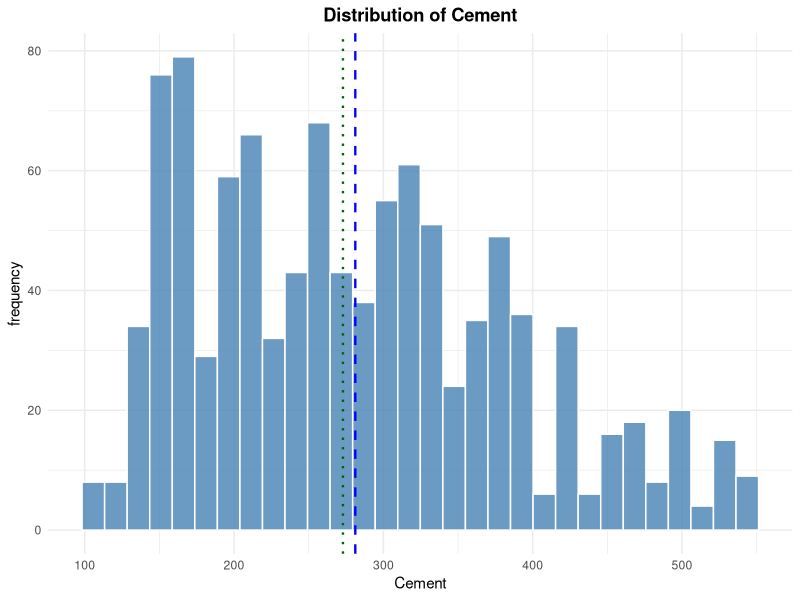
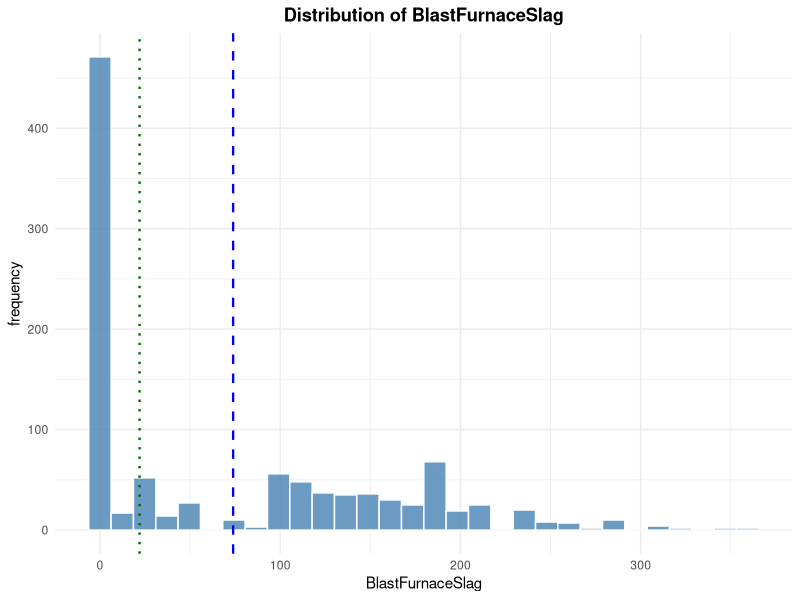
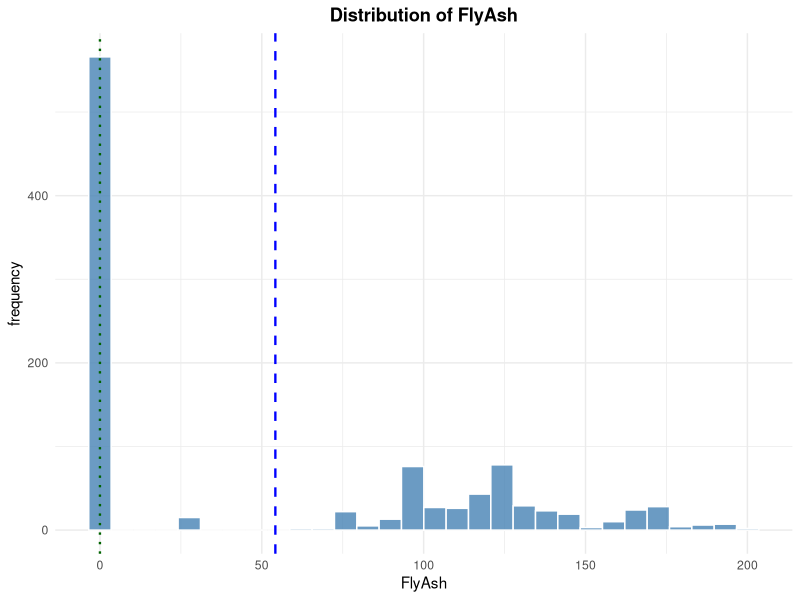
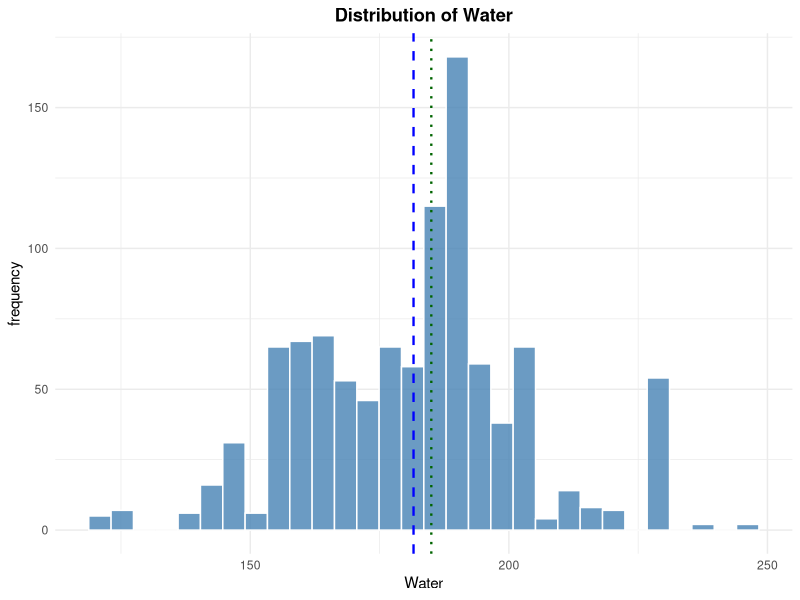
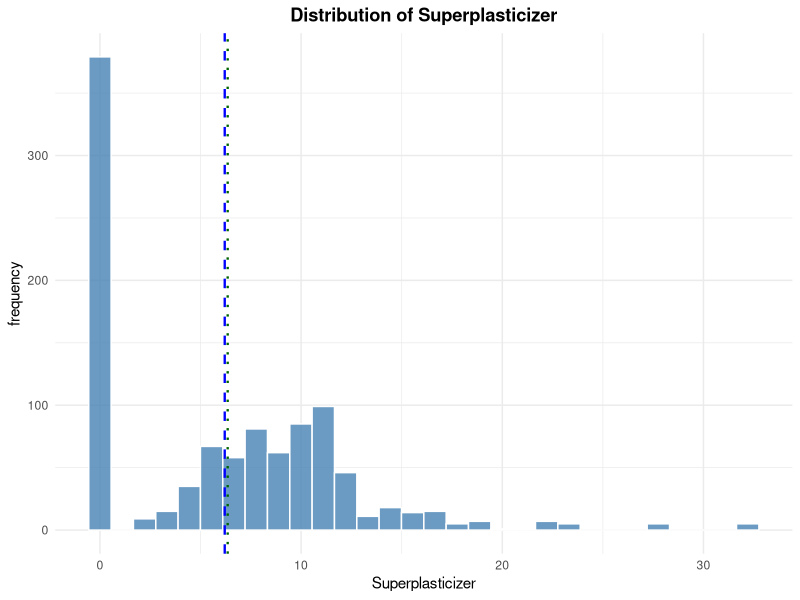
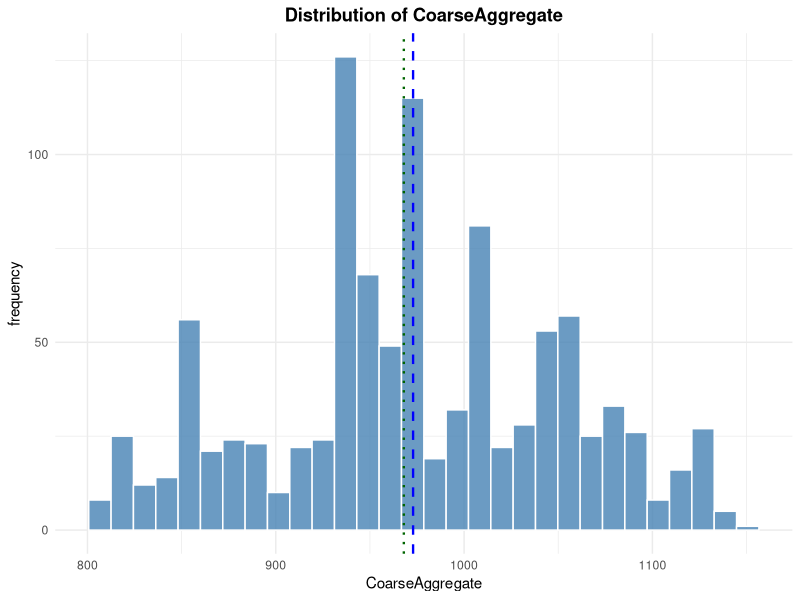
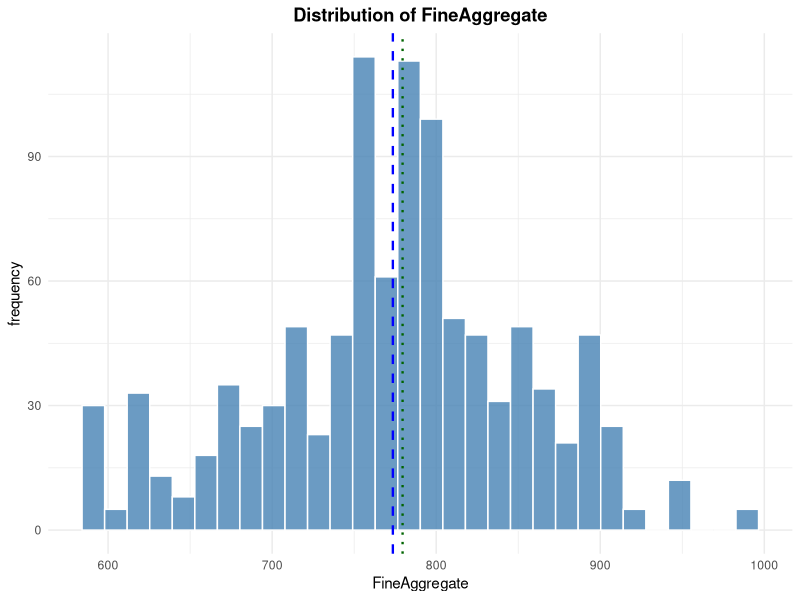
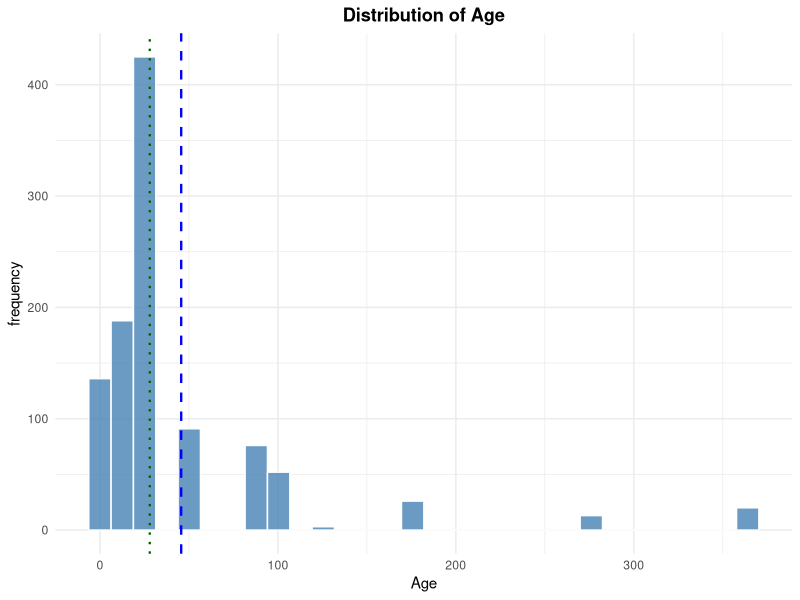

Write the R code that produced these figures, in order.
## ---- chunk 1

required_packages <- c(
  "tidyverse",
  "glmnet",
  "knitr",
  "kableExtra",
  "car",
  "readxl",
  "corrplot",
  "patchwork"
)
missing_packages <- required_packages[
  !vapply(required_packages, requireNamespace, logical(1), quietly = TRUE)
]
if (length(missing_packages)) {
  stop("Install the required packages before rendering: ",
       paste(missing_packages, collapse = ", "))
}

library(tidyverse)
library(glmnet)
library(knitr)
library(car)
library(kableExtra)
library(readxl)
library(ggplot2)
library(dplyr)
library(tidyr)
library(corrplot)


seeds <- list(
  split = 240200L,
  cv = 240300L,
  features = 240400L
)

## ---- chunk 2

split_rows <- function(n, train_prop = 0.80, seed) {
  stopifnot(n >= 10L, train_prop > 0, train_prop < 1)
  set.seed(seed)
  train <- sort(sample.int(n, floor(train_prop * n), replace = FALSE))
  list(train = train, test = setdiff(seq_len(n), train))
}

fit_scaler <- function(x, tol = 1e-12) {
  x <- as.matrix(x)
  center <- colMeans(x)
  centered <- sweep(x, 2L, center, "-")
  scale <- sqrt(colMeans(centered^2))
  keep <- is.finite(scale) & scale > tol
  if (!any(keep)) stop("No nonconstant training predictor remains.")
  list(
    center = center[keep],
    scale = scale[keep],
    keep = keep,
    dropped = colnames(x)[!keep]
  )
}

apply_scaler <- function(x, prep) {
  x <- as.matrix(x)[, prep$keep, drop = FALSE]
  x <- sweep(x, 2L, prep$center, "-")
  sweep(x, 2L, prep$scale, "/")
}

make_foldid <- function(n, k = 5L, seed) {
  if (k < 3L || k > n) stop("Require 3 <= k <= number of training rows.")
  set.seed(seed)
  sample(rep(seq_len(k), length.out = n))
}

render_table <- function(df, caption, align = NULL) {
  if (is.null(align)) {
    align <- paste(rep("c", ncol(df)), collapse = "")
  }

  kbl(
    df,
    caption = caption,
    booktabs = TRUE,
    align = align
  ) |>
    kable_styling(
      latex_options = c("hold_position", "striped"),
      position = "center",
      full_width = FALSE,
      font_size = 10
    ) |>
    row_spec(0, bold = TRUE)
}

plot_histogram <- function(data, title, x_title, y_title) { 
  plot <- ggplot(
    data.frame(Value = data), 
    aes(x = Value)
  ) + 
    geom_histogram(
      bins = 30, 
      fill = "steelblue", 
      color = "white", 
      alpha = 0.8 
    ) + 
    geom_vline(
      xintercept = mean(data, na.rm = TRUE), 
      color = "blue", 
      linetype = "dashed", 
      linewidth = 0.8
    ) + 
    geom_vline(
      xintercept = median(data, na.rm = TRUE), 
      color = "darkgreen", 
      linetype = "dotted", 
      linewidth = 0.8
    ) + 
    labs(
      title = title, 
      x = x_title, 
      y = y_title
    ) + 
    theme_minimal(base_size = 11) + 
    theme(
      plot.title = element_text(
        hjust = 0.5, 
        face = "bold"
      )
    ) 
  
  return(plot) 
}

ols_stepwise_regression <- function(x_train,
                                    y_train,
                                    direction = "both") {
  
  df <- as.data.frame(x_train)
  df$y <- y_train
  
  full_model <- lm(
    y ~ .,
    data = df
  )
  
  best_model <- step(
    full_model,
    direction = direction,
    trace = 0
  )
  
  return (best_model)
}

fit_cv_glmnet <- function(x, y, alpha, foldid) {
  glmnet::cv.glmnet(
    x = x,
    y = y,
    family = "gaussian",
    alpha = alpha,
    foldid = foldid,
    standardize = TRUE,
    intercept = TRUE,
    type.measure = "mse"
  )
}

regression_metrics <- function(actual, predicted) {
  
  actual <- as.numeric(actual)
  predicted <- as.numeric(predicted)
  
  rmse <- sqrt(
    mean((actual - predicted)^2)
  )
  
  mae <- mean(
    abs(actual - predicted)
  )
  
  r2 <- 1 - (
    sum((actual - predicted)^2) /
    sum((actual - mean(actual))^2)
  )
  
  data.frame(
    RMSE = rmse,
    MAE = mae,
    R2 = r2
  )
}

## ---- chunk 3
raw_data <- read_excel("Concrete_Data.xls")
old_column_names <- names(raw_data)
new_column_names <- c("Cement",
                      "BlastFurnaceSlag",
                      "FlyAsh",
                      "Water",
                      "Superplasticizer",
                      "CoarseAggregate",
                      "FineAggregate",
                      "Age",
                      "Strength")
names(raw_data) <- new_column_names

response <- "Strength"
predictors <- setdiff(names(raw_data), response)

# Basic structure
dim(raw_data)
# Missing values
colSums(is.na(raw_data))

## ---- chunk 4

for (name in new_column_names){
  print(plot_histogram(raw_data[[name]], 
                       paste("Distribution of", name), 
                       name,
                       "frequency"))
}

## ---- chunk 5
# Desired variable order: predictors first, Strength last
variable_order <- c(predictors, "Strength")

# Calculate mean and median for each variable
summary_stats <- raw_data %>%
  pivot_longer(
    cols = everything(),
    names_to = "Variable",
    values_to = "Value"
  ) %>%
  mutate(
    Variable = factor(Variable, levels = variable_order)
  ) %>%
  group_by(Variable) %>%
  summarise(
    Mean = mean(Value, na.rm = TRUE),
    Median = median(Value, na.rm = TRUE),
    .groups = "drop"
  )

# Histogram
raw_data %>%
  pivot_longer(
    cols = everything(),
    names_to = "Variable",
    values_to = "Value"
  ) %>%
  mutate(
    Variable = factor(Variable, levels = variable_order)
  ) %>%
  ggplot(aes(x = Value)) +
  geom_histogram(
    bins = 30,
    fill = "steelblue",
    color = "white",
    alpha = 0.8
  ) +
  geom_vline(
    data = summary_stats,
    aes(xintercept = Mean, color = "Mean"),
    linetype = "dashed",
    linewidth = 0.6
  ) +
  geom_vline(
    data = summary_stats,
    aes(xintercept = Median, color = "Median"),
    linetype = "dotted",
    linewidth = 0.6
  ) +
  facet_wrap(
    ~ Variable,
    scales = "free",
    ncol = 2
  ) +
  scale_color_manual(
    name = NULL,
    values = c(
      "Mean" = "blue",
      "Median" = "darkgreen"
    )
  ) +
  labs(
    title = "Distribution of Variables",
    x = NULL,
    y = "Frequency"
  ) +
  theme_minimal(base_size = 12) +
  theme(
    plot.title = element_text(
      hjust = 0.5,
      face = "bold",
      size = 16
    ),
    strip.text = element_text(
      size = 12,
      face = "bold"
    ),
    axis.text = element_text(size = 10),
    legend.position = "bottom"
  )

# Box plot
raw_data %>%
  pivot_longer(
    cols = everything(),
    names_to = "Variable",
    values_to = "Value"
  ) %>%
  mutate(
    Variable = factor(Variable, levels = variable_order)
  ) %>%
  ggplot(aes(x = "", y = Value)) +
  geom_boxplot() +
  facet_wrap(
    ~ Variable,
    scales = "free",
    ncol = 3
  ) +
  labs(
    title = "Boxplots of Variables",
    x = NULL,
    y = NULL
  ) +
  theme_minimal() +
  theme(
    axis.text.x = element_blank(),
    axis.ticks.x = element_blank(),
    strip.text = element_text(face = "bold")
  )
## ---- chunk 6
raw_data %>%
  pivot_longer(
    cols = all_of(predictors),
    names_to = "Predictor",
    values_to = "Value"
  ) %>%
  mutate(
    Predictor = factor(Predictor, levels = predictors)
  )%>%
  ggplot(aes(x = Value, y = Strength)) +
  geom_point(alpha = 0.35) +
  geom_smooth(
    method = "loess",
    se = FALSE
  ) +
  facet_wrap(
    ~ Predictor,
    scales = "free_x",
    ncol = 3
  ) +
  labs(
    title = "Relationships Between Predictors and Concrete Strength",
    x = NULL,
    y = "Concrete Compressive Strength (MPa)"
  ) +
  theme_minimal()
## ---- chunk 7

library(corrplot)

# -----------------------------------
# 1. Correlation among all variables
# -----------------------------------

numeric_variables <- names(raw_data)[
  sapply(raw_data, is.numeric)
]

cor_matrix <- cor(
  raw_data[numeric_variables],
  use = "pairwise.complete.obs",
  method = "pearson"
)

# Numerical correlation matrix
round(cor_matrix, 2)

## ---- chunk 8
# -----------------------------------
# 3. Correlation with Strength
# -----------------------------------

strength_cor <- cor_matrix[predictors, "Strength"]

data.frame(
  Predictor = predictors,
  Correlation_with_Strength = round(strength_cor, 2)
)
# -----------------------------------
# 2. Correlation heatmap
# -----------------------------------


corrplot(
  cor_matrix,
  method = "color",
  type = "upper",
  order = "hclust",
  addCoef.col = "black",
  tl.col = "black",
  tl.srt = 45,
  number.cex = 0.7
)

## ---- chunk 9

split <- split_rows(
    n = nrow(raw_data),
    train_prop = 0.80,
    seed = seeds$split
)

train_id <- split$train
test_id <- split$test

stopifnot(
    length(intersect(train_id, test_id)) == 0L
)

train_data <- raw_data[train_id, , drop=FALSE]
test_data  <- raw_data[test_id, , drop = FALSE]


## ---- chunk 10

iqr_outlier_summary <- function(x) {

  q1 <- unname(quantile(x, 0.25, na.rm = TRUE))
  q3 <- unname(quantile(x, 0.75, na.rm = TRUE))
  iqr <- q3 - q1

  lower <- q1 - 1.5 * iqr
  upper <- q3 + 1.5 * iqr

  outlier_flag <- x < lower | x > upper

  c(
    Lower_Bound = lower,
    Upper_Bound = upper,
    Number_of_Outliers = sum(outlier_flag, na.rm = TRUE),
    Percentage = mean(outlier_flag, na.rm = TRUE) * 100
  )
}

outlier_summary <- do.call(
  rbind,
  lapply(train_data, iqr_outlier_summary)
)

outlier_summary <- as.data.frame(outlier_summary)
outlier_summary$Variable <- rownames(outlier_summary)
rownames(outlier_summary) <- NULL

outlier_summary <- outlier_summary[
  , c(
    "Variable",
    "Lower_Bound",
    "Upper_Bound",
    "Number_of_Outliers",
    "Percentage"
  )
]
outlier_summary$Lower_Bound <- round(outlier_summary$Lower_Bound, 2)
outlier_summary$Upper_Bound <- round(outlier_summary$Upper_Bound, 2)
outlier_summary$Percentage <- round(outlier_summary$Percentage, 2)

outlier_summary
## ---- chunk 11
library(patchwork)

compare_transform <- function(data, raw_var, transformed_var, transformed_name) {

  # Original variable
  p_raw <- ggplot(
    data,
    aes(x = .data[[raw_var]], y = Strength)
  ) +
    geom_point(alpha = 0.3) +
    geom_smooth(
      method = "lm",
      se = FALSE,
      color = "red",
      linewidth = 0.8
    ) +
    geom_smooth(
      method = "loess",
      se = FALSE,
      color = "blue",
      linewidth = 0.8
    ) +
    labs(
      title = paste("Original:", raw_var),
      x = raw_var,
      y = "Concrete Compressive Strength (MPa)"
    ) +
    theme_minimal(base_size = 11) +
    theme(
      plot.title = element_text(
        hjust = 0.5,
        face = "bold"
      )
    )

  # Transformed variable
  temp_data <- data
  temp_data$Transformed <- transformed_var

  p_trans <- ggplot(
    temp_data,
    aes(x = Transformed, y = Strength)
  ) +
    geom_point(alpha = 0.3) +
    geom_smooth(
      method = "lm",
      se = FALSE,
      color = "red",
      linewidth = 0.8
    ) +
    geom_smooth(
      method = "loess",
      se = FALSE,
      color = "blue",
      linewidth = 0.8
    ) +
    labs(
      title = paste("Transformed:", transformed_name),
      x = transformed_name,
      y = "Concrete Compressive Strength (MPa)"
    ) +
    theme_minimal(base_size = 11) +
    theme(
      plot.title = element_text(
        hjust = 0.5,
        face = "bold"
      )
    )

  # Combine plots
  combined_plot <- p_raw + p_trans +
    plot_annotation(
      title = paste(
        "Effect of Transformation:",
        raw_var
      ),
      subtitle = "Red: Linear fit | Blue: LOESS smooth",
      theme = theme(
        plot.title = element_text(
          hjust = 0.5,
          face = "bold",
          size = 14
        ),
        plot.subtitle = element_text(
          hjust = 0.5,
          size = 10
        )
      )
    )

  return(combined_plot)
}

# Age
print(
  compare_transform(
    train_data,
    "Age",
    log(train_data$Age),
    "log(Age)"
  )
)

## ---- chunk 12

age_comparison <- data.frame(
  Form = c("Age", "log(Age)"),
  Correlation_with_Strength = c(
    cor(train_data$Age, train_data$Strength),
    cor(log(train_data$Age), train_data$Strength)
  )
)
age_comparison
## ---- chunk 13

train_clean <- train_data %>%
  mutate(
    # Transformation supported by EDA
    LogAge = log(Age),

    # Zero-presence indicators
    SlagPresent = as.integer(BlastFurnaceSlag > 0),
    FlyAshPresent = as.integer(FlyAsh > 0),
    SuperplasticizerPresent =
      as.integer(Superplasticizer > 0)
  ) %>%
  select(-Age)

test_clean <- test_data %>%
  mutate(
    LogAge = log(Age),

    SlagPresent = as.integer(BlastFurnaceSlag > 0),
    FlyAshPresent = as.integer(FlyAsh > 0),
    SuperplasticizerPresent =
      as.integer(Superplasticizer > 0)
  ) %>%
  select(-Age)

clean_predictors <- setdiff(
  names(train_clean),
  response
)

x_train_raw <- as.matrix(
  train_clean[, clean_predictors, drop = FALSE]
)
x_test_raw <- as.matrix(
  test_clean[, clean_predictors, drop = FALSE]
)
# Keep response on the original MPa scale
y_train <- train_clean[[response]]
y_test <- test_clean[[response]]


foldid <- make_foldid(
  n = nrow(train_clean),
  k = 5L,
  seed = seeds$cv
)

## ---- chunk 14

# Full model using the cleaned and engineered training data
vif_model <- lm(
  Strength ~ .,
  data = train_clean
)

vif_values <- car::vif(vif_model)

vif_table <- data.frame(
  Predictor = names(vif_values),
  VIF = as.numeric(vif_values)
)

vif_table <- vif_table[
  order(-vif_table$VIF),
]

vif_table$VIF <- round(
  vif_table$VIF,
  2
)

vif_table$Assessment <- cut(
  vif_table$VIF,
  breaks = c(-Inf, 5, 10, Inf),
  labels = c(
    "Acceptable",
    "High",
    "Very High"
  )
)

render_table(
  vif_table,
  caption = "Variance Inflation Factor (VIF) of Candidate Predictors"
)
## ---- chunk 15

full_step_model <- lm(
  Strength ~ .,
  data = train_clean
)

stepwise_model <- step(
  full_step_model,
  direction = "both",
  trace = 0
)

all_predictors <- setdiff(
  names(train_clean),
  response
)

selected_predictors <- names(
  coef(stepwise_model)
)[-1]

selection_table <- data.frame(
  Predictor = all_predictors,
  Selected = ifelse(
    all_predictors %in% selected_predictors,
    "Yes",
    "No"
  )
)

render_table(
  selection_table,
  caption = "Feature Selection Results from Stepwise AIC"
)
## ---- chunk 16

ols_model <- lm(
  Strength ~ .,
  data = train_clean
)

ols_summary <- summary(ols_model)$coefficients

p_values <- ols_summary[, "Pr(>|t|)"]

ols_coef <- data.frame(
  Predictor = rownames(ols_summary),
  Coefficient = round(ols_summary[, "Estimate"], 4),
  P_value = ifelse(
    p_values < 0.001,
    "< 0.001",
    sprintf("%.4f", p_values)
  )
)

rownames(ols_coef) <- NULL

render_table(
  ols_coef,
  caption = "OLS Baseline Model Coefficients"
)

par(mfrow = c(2, 2))
plot(ols_model)

## ---- chunk 17

ridge_cv <- fit_cv_glmnet(
  x = x_train_raw,
  y = y_train,
  alpha = 0,
  foldid = foldid
)

ridge_coef <- data.frame(
  Predictor = rownames(as.matrix(
    coef(ridge_cv, s = "lambda.min")
  )),
  Coefficient = as.numeric(
    coef(ridge_cv, s = "lambda.min")
  )
)

ridge_coef$Coefficient <- round(
  ridge_coef$Coefficient,
  4
)

render_table(
  ridge_coef,
  caption = "Ridge Regression Coefficients"
)

## ---- chunk 18

lasso_cv <- fit_cv_glmnet(
  x = x_train_raw,
  y = y_train,
  alpha = 1,
  foldid = foldid
)

lasso_coef <- data.frame(
  Predictor = rownames(as.matrix(
    coef(lasso_cv, s = "lambda.min")
  )),
  Coefficient = as.numeric(
    coef(lasso_cv, s = "lambda.min")
  )
)

lasso_coef$Coefficient <- round(
  lasso_coef$Coefficient,
  4
)

render_table(
  lasso_coef,
  caption = "Lasso Regression Coefficients"
)

## ---- chunk 19

alpha_grid <- seq(
  0.1,
  0.9,
  by = 0.1
)

elastic_results <- lapply(
  alpha_grid,
  function(alpha) {
    
    cv_fit <- fit_cv_glmnet(
      x = x_train_raw,
      y = y_train,
      alpha = alpha,
      foldid = foldid
    )
    
    data.frame(
      alpha = alpha,
      lambda = cv_fit$lambda.min,
      cv_mse = min(cv_fit$cvm)
    )
  }
)

elastic_results <- do.call(
  rbind,
  elastic_results
)

best_elastic <- elastic_results[
  which.min(elastic_results$cv_mse),
]

best_elastic

elastic_cv <- fit_cv_glmnet(
  x = x_train_raw,
  y = y_train,
  alpha = best_elastic$alpha,
  foldid = foldid
)

elastic_coef <- data.frame(
  Predictor = rownames(as.matrix(
    coef(elastic_cv, s = "lambda.min")
  )),
  Coefficient = as.numeric(
    coef(elastic_cv, s = "lambda.min")
  )
)

elastic_coef$Coefficient <- round(
  elastic_coef$Coefficient,
  4
)

render_table(
  elastic_coef,
  caption = "Elastic Net Regression Coefficients"
)

## ---- chunk 20

ols_pred <- predict(
  ols_model,
  newdata = test_clean
)

ols_metrics <- regression_metrics(
  actual = y_test,
  predicted = ols_pred
)

ridge_pred <- predict(
  ridge_cv,
  newx = x_test_raw,
  s = "lambda.min"
)

ridge_metrics <- regression_metrics(
  actual = y_test,
  predicted = ridge_pred
)

lasso_pred <- predict(
  lasso_cv,
  newx = x_test_raw,
  s = "lambda.min"
)

lasso_metrics <- regression_metrics(
  y_test,
  lasso_pred
)

elastic_pred <- predict(
  elastic_cv,
  newx = x_test_raw,
  s = "lambda.min"
)

elastic_metrics <- regression_metrics(
  actual = y_test,
  predicted = elastic_pred
)

evaluation_table <- data.frame(
  Model = c(
    "OLS",
    "Ridge",
    "Lasso",
    "Elastic Net"
  ),
  RMSE = c(
    ols_metrics$RMSE,
    ridge_metrics$RMSE,
    lasso_metrics$RMSE,
    elastic_metrics$RMSE
  ),
  MAE = c(
    ols_metrics$MAE,
    ridge_metrics$MAE,
    lasso_metrics$MAE,
    elastic_metrics$MAE
  ),
  R2 = c(
    ols_metrics$R2,
    ridge_metrics$R2,
    lasso_metrics$R2,
    elastic_metrics$R2
  )
)

evaluation_table$RMSE <- round(evaluation_table$RMSE, 4)
evaluation_table$MAE <- round(evaluation_table$MAE, 4)
evaluation_table$R2 <- round(evaluation_table$R2, 4)

render_table(
  evaluation_table,
  caption = "Test Set Performance Comparison"
)

## ---- chunk 21

data(ToothGrowth)

ToothGrowth$supp <- as.factor(ToothGrowth$supp)
ToothGrowth$dose <- as.factor(ToothGrowth$dose)

## ---- chunk 22
# Calculate an overall description of the continuous response.
tooth_overall_summary <- data.frame(
  N = nrow(ToothGrowth),
  Mean = mean(ToothGrowth$len),
  Median = median(ToothGrowth$len),
  Variance = var(ToothGrowth$len),
  SD = sd(ToothGrowth$len),
  Minimum = min(ToothGrowth$len),
  Maximum = max(ToothGrowth$len)
) |>
  mutate(across(where(is.numeric), ~ round(.x, 3)))

render_table(
  tooth_overall_summary,
  caption = "Overall Descriptive Statistics for Odontoblast Length"
)
## ---- chunk 23
# Summarise each of the six treatment combinations separately.
tooth_cell_summary <- ToothGrowth |>
  group_by(supp, dose) |>
  summarise(
    N = n(),
    Mean = mean(len),
    Median = median(len),
    Variance = var(len),
    SD = sd(len),
    .groups = "drop"
  ) |>
  mutate(across(c(Mean, Median, Variance, SD), ~ round(.x, 3))) |>
  rename(Supplement = supp, Dose = dose)

render_table(
  tooth_cell_summary,
  caption = "Odontoblast Length by Supplement and Dose"
)
## ---- chunk 24
# Box plots retain the individual dose groups and make within-cell spread visible.
tooth_boxplot <- ggplot(
  ToothGrowth,
  aes(x = dose, y = len, fill = supp)
) +
  geom_boxplot(position = position_dodge(width = 0.8), alpha = 0.80) +
  labs(
    title = "Odontoblast Length by Dose and Supplement",
    x = "Vitamin C dose (mg/day)",
    y = "Odontoblast length",
    fill = "Supplement"
  ) +
  theme_minimal(base_size = 11) +
  theme(plot.title = element_text(hjust = 0.5, face = "bold"))

print(tooth_boxplot)

# Non-parallel mean profiles are visual evidence of a possible interaction.
tooth_interaction_plot <- ggplot(
  ToothGrowth,
  aes(x = dose, y = len, colour = supp, group = supp)
) +
  stat_summary(fun = mean, geom = "line", linewidth = 0.9) +
  stat_summary(fun = mean, geom = "point", size = 2.8) +
  labs(
    title = "Interaction Plot of Cell Means",
    x = "Vitamin C dose (mg/day)",
    y = "Mean odontoblast length",
    colour = "Supplement"
  ) +
  theme_minimal(base_size = 11) +
  theme(plot.title = element_text(hjust = 0.5, face = "bold"))

print(tooth_interaction_plot)

# Faceting the histogram allows the overall response distributions to be
# compared between delivery methods without treating dose as continuous.
tooth_histogram <- ggplot(
  ToothGrowth,
  aes(x = len, fill = supp)
) +
  geom_histogram(bins = 10, colour = "white", alpha = 0.80) +
  facet_wrap(~ supp, nrow = 1) +
  labs(
    title = "Distribution of Odontoblast Length by Supplement",
    x = "Odontoblast length",
    y = "Frequency",
    fill = "Supplement"
  ) +
  theme_minimal(base_size = 11) +
  theme(
    plot.title = element_text(hjust = 0.5, face = "bold"),
    legend.position = "none"
  )

print(tooth_histogram)
## ---- chunk 25

data(ToothGrowth)

ToothGrowth$supp <- as.factor(ToothGrowth$supp)
ToothGrowth$dose <- as.factor(ToothGrowth$dose)

model <- aov(len ~ supp * dose, data = ToothGrowth)

anova_table <- anova(model)

anova_df <- data.frame(
  Source = rownames(anova_table),
  SS = anova_table$`Sum Sq`,
  df = anova_table$Df,
  MS = anova_table$`Mean Sq`,
  F = anova_table$`F value`,
  p.value = anova_table$`Pr(>F)`
)

total_row <- data.frame(
  Source = "Total",
  SS = sum(anova_df$SS, na.rm = TRUE),
  df = nrow(ToothGrowth) - 1,
  MS = NA,
  F = NA,
  p.value = NA
)


anova_df <- rbind(anova_df, total_row)

render_table(anova_df, "ANOVA result")


## ---- chunk 26
tooth_anova_raw <- summary(model)[[1]]
tooth_error_ss <- tooth_anova_raw["Residuals", "Sum Sq"]

tooth_effect_sizes <- data.frame(
  Effect = c("Supplement", "Dose", "Supplement x Dose"),
  Partial_Eta_Squared = c(
    tooth_anova_raw["supp", "Sum Sq"],
    tooth_anova_raw["dose", "Sum Sq"],
    tooth_anova_raw["supp:dose", "Sum Sq"]
  )
) |>
  mutate(
    Partial_Eta_Squared = round(
      Partial_Eta_Squared / (Partial_Eta_Squared + tooth_error_ss),
      3
    )
  )

render_table(
  tooth_effect_sizes,
  caption = "Partial Eta-Squared Effect Sizes"
)
## ---- chunk 27

model <- lm(len ~ supp * dose, data = ToothGrowth)

qqnorm(residuals(model))
qqline(residuals(model))

test <- shapiro.test(residuals(model))

shapiro_result <- data.frame(
  W = unname(test$statistic),
  p_value = test$p.value
)

rownames(shapiro_result) <- NULL

render_table(shapiro_result, "Result of Shapiro-Wilk Test")

## ---- chunk 28

plot(fitted(model), residuals(model),
     xlab = "Fitted values",
     ylab = "Residuals",
     main = "Residual Plot")

abline(h = 0, lty = 2)

library(car)

levene_result <- as.data.frame(
  leveneTest(len ~ supp * dose, data = ToothGrowth)
)

levene_result <- levene_result[1, , drop = FALSE]
render_table(levene_result, "Result of Levene's Test")

## ---- chunk 29

plot(residuals(model),
     type = "p",
     main = "Residuals vs Observation Order",
     xlab = "Observation order",
     ylab = "Residuals")

abline(h = 0, lty = 2)

library(lmtest)

test <- dwtest(model)

dw_result <- data.frame(
  DW = unname(test$statistic),
  p_value = test$p.value
)

render_table(dw_result, "Result of Durbin–Watson Test")

## ---- chunk 30

model <- aov(len ~ supp * dose, data = ToothGrowth)
tukey_dose <- as.data.frame(TukeyHSD(model, "dose")$dose)
mean_len <- mean(ToothGrowth$len)
tukey_dose$diff_mean <- tukey_dose$diff / mean_len
render_table(tukey_dose, "Resutls of Tukey's HSD on Dose")

## ---- chunk 31

ToothGrowth$treatment <- interaction(
  ToothGrowth$supp,
  ToothGrowth$dose
)

model_interaction <- aov(
  len ~ treatment,
  data = ToothGrowth
)

# Tukey HSD
tukey_interaction <- as.data.frame(
  TukeyHSD(model_interaction)$treatment
)

# Relative difference: diff / mean tooth length
mean_len <- mean(ToothGrowth$len)

tukey_interaction$diff_mean <- 
  tukey_interaction$diff / mean_len

render_table(tukey_interaction, "Results of Tukey's HSD on Interaction")

tukey_interaction$comparison <- rownames(tukey_interaction)

# Split comparison into the two groups
tukey_interaction$Group1 <- sub(
  "-.*",
  "",
  tukey_interaction$comparison
)

tukey_interaction$Group2 <- sub(
  ".*-",
  "",
  tukey_interaction$comparison
)

# All treatment groups
groups <- c(
  "VC.0.5",
  "VC.1",
  "VC.2",
  "OJ.0.5",
  "OJ.1",
  "OJ.2"
)

# Create complete 6 x 6 grid
heatmap_data <- expand.grid(
  Group1 = groups,
  Group2 = groups
)

heatmap_data$diff_mean <- NA
heatmap_data$p_adj <- NA

# Fill the matrix
for (i in 1:nrow(tukey_interaction)) {

  g1 <- tukey_interaction$Group1[i]
  g2 <- tukey_interaction$Group2[i]

  relative_diff <- tukey_interaction$diff_mean[i]
  p_value <- tukey_interaction$`p adj`[i]

  # Original direction
  heatmap_data$diff_mean[
    heatmap_data$Group1 == g1 &
    heatmap_data$Group2 == g2
  ] <- relative_diff

  heatmap_data$p_adj[
    heatmap_data$Group1 == g1 &
    heatmap_data$Group2 == g2
  ] <- p_value

  # Reverse direction
  heatmap_data$diff_mean[
    heatmap_data$Group1 == g2 &
    heatmap_data$Group2 == g1
  ] <- -relative_diff

  heatmap_data$p_adj[
    heatmap_data$Group1 == g2 &
    heatmap_data$Group2 == g1
  ] <- p_value
}

# Only significant differences get the colour scale.
# Non-significant differences become NA -> grey.
heatmap_data$fill_value <- ifelse(
  heatmap_data$p_adj < 0.05,
  heatmap_data$diff_mean,
  NA
)

# Set desired order
heatmap_data$Group1 <- factor(
  heatmap_data$Group1,
  levels = groups
)

heatmap_data$Group2 <- factor(
  heatmap_data$Group2,
  levels = groups
)

# Heatmap
ggplot2::ggplot(
  heatmap_data,
  ggplot2::aes(
    x = Group1,
    y = Group2
  )
) +
  ggplot2::geom_tile(
    ggplot2::aes(fill = fill_value),
    color = "white"
  ) +
  ggplot2::geom_text(
    ggplot2::aes(
      label = ifelse(
        is.na(diff_mean),
        "",
        sprintf("%.2f", diff_mean)
      )
    ),
    size = 3
  ) +
  ggplot2::scale_fill_gradient2(
    low = "#2166AC",
    mid = "white",
    high = "#B2182B",
    midpoint = 0,
    na.value = "grey80",
    name = "Difference / Mean"
  ) +
  ggplot2::coord_fixed() +
  ggplot2::labs(
    title = "Tukey HSD Relative Mean Differences",
    subtitle = "Non-significant differences are greyed out",
    x = NULL,
    y = NULL
  ) +
  ggplot2::theme_minimal(base_size = 11) +
  ggplot2::theme(
    plot.title = ggplot2::element_text(
      hjust = 0.5,
      face = "bold"
    ),
    plot.subtitle = ggplot2::element_text(
      hjust = 0.5
    ),
    axis.text.x = ggplot2::element_text(
      angle = 45,
      hjust = 1
    ),
    panel.grid = ggplot2::element_blank()
  )
